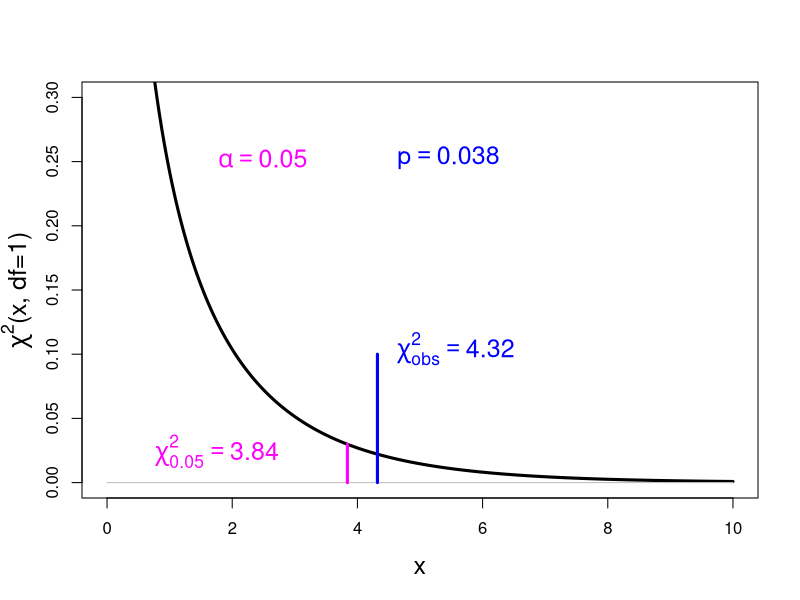

This figure's R source:
print('file: ChiSquaredTestZar22d1.R')
# chisq.test Zar (2010, Example 22.1, modified)
fobs = c(84,16)        # observed frequencies
fthe = c(75,25)        # theoretical/hypothesized frequencies
pthe = fthe/sum(fthe)  # c(0.75,0.25)  # theoretical/hypothesized probabilities
out=chisq.test(fobs,p=pthe)
p = round(out$p.value,3)
chisqobs = round(out$statistic,2)
# ----------------------------------------------
# 	Chi-squared test for given probabilities
# data:  fobs
# X-squared = 4.32, df = 1, p-value = 0.03767
# ----------------------------------------------
alpha = 0.05
nu = 1   # degrees of freedom
x = seq(0.01,10,0.01)
y = dchisq(x,df=nu)
# png('Zar10Ex22d1R190109.png',width=16,height=16,units='cm',res=300)
plot(x,y,type='l',col='black',lwd=3,xlim=c(0,max(x)),ylim=c(0,0.3),ylab='',las=0,cex.lab=1.5)
title(ylab=expression(paste(chi^2,'(x, df=1)')),line=2.3,cex.lab=1.5)
xp0 = c(0,max(x)); yp0 = c(0,0)  # zero-line
lines(xp0,yp0,col='grey',lwd=1)
chsq0051 = round(qchisq(1-alpha,df=nu),2)
xp1 = c(chsq0051,chsq0051); yp1 = c(0,dchisq(chsq0051,nu))
lines(xp1,yp1,col='magenta',lwd=3)
chisqTS = out$statistic
xp2 = c(chisqTS,chisqTS); yp2 = c(0,0.1)
lines(xp2,yp2,col='blue',lwd=3)
text(chisqTS*1.01,0.1,bquote(~chi[obs]^2 == .(chisqobs)),col='blue',pos=4,cex=1.5)
text(chisqTS*1.01,0.25,bquote(~p == .(p)),col='blue',pos=4,cex=1.5)
text(0.5,0.02,bquote(~chi[0.05]^2 == .(chsq0051)),col='magenta',pos=4,cex=1.5)
text(1.5,0.25,bquote(~alpha == .(alpha)),col='magenta',pos=4,cex=1.5)
# dev.off()
print(c(round(out$p.value,4),' out$p.value'))
print(c(round(chsq0051,2),' chsq0051'))
print(c(as.double(chisqTS),' chisqTS'))
